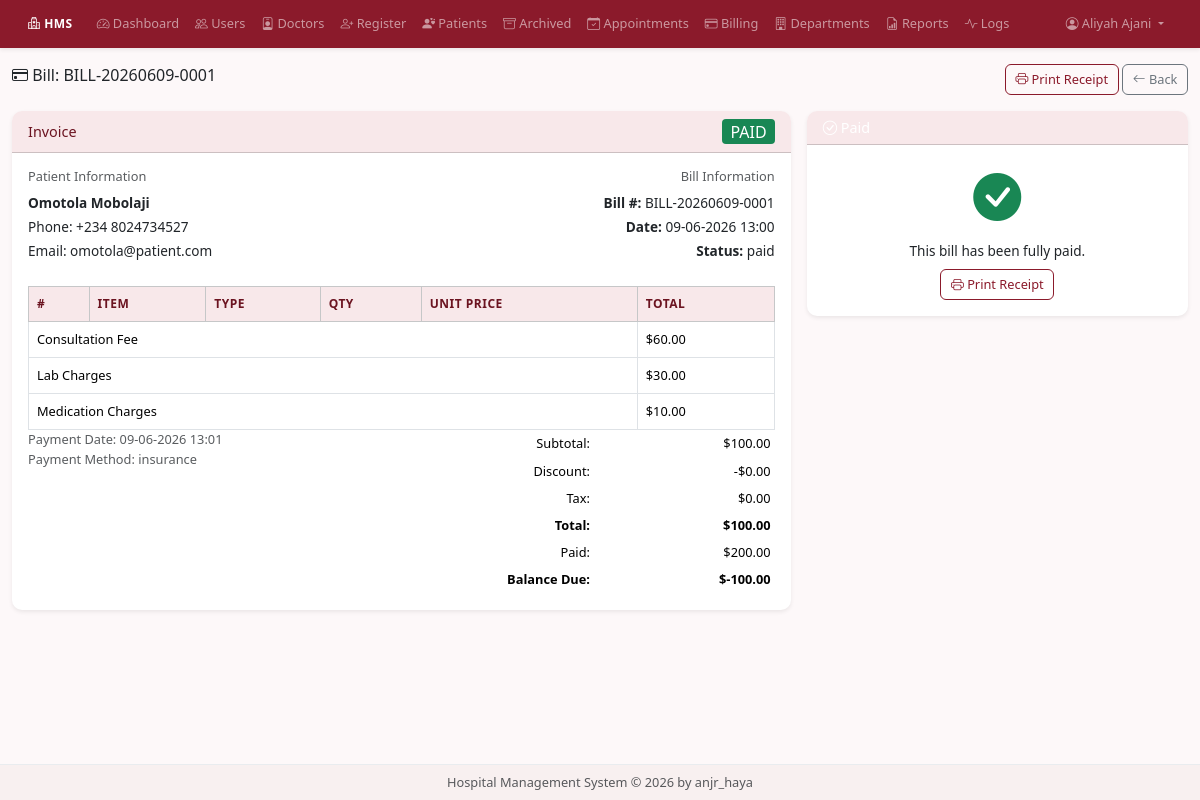
Screenshot of /admin/billing/view/1 (signed in) with the database file from the repository.
### models/user.py (models this page shows, shortened)
class User(UserMixin, db.Model):
    __tablename__ = 'users'
    id = db.Column(db.Integer, primary_key=True)
    username = db.Column(db.String(80), unique=True, nullable=False)
    password_hash = db.Column(db.String(128), nullable=False)
    role = db.Column(db.String(20), nullable=False)
    name = db.Column(db.String(100), nullable=False)
    email = db.Column(db.String(120), unique=True)
    phone = db.Column(db.String(20))
    is_active_account = db.Column(db.Boolean, default=True)
    created_at = db.Column(db.DateTime, default=datetime.utcnow)
    last_login = db.Column(db.DateTime)
    doctor_profile = db.relationship('Doctor', backref='user', uselist=False, lazy=True)
    notifications = db.relationship('Notification', backref='user', lazy=True, foreign_keys='Notification.user_id')
    activities = db.relationship('ActivityLog', backref='user', lazy=True)
    ROLES = {'admin', 'doctor', 'receptionist', 'nurse'}
    @property
    def is_admin(self):
        return self.role == 'admin'

### models/billing.py (models this page shows, shortened)
class Billing(db.Model):
    __tablename__ = 'billings'
    id = db.Column(db.Integer, primary_key=True)
    patient_id = db.Column(db.Integer, db.ForeignKey('patients.id'), nullable=False)
    appointment_id = db.Column(db.Integer, db.ForeignKey('appointments.id'), nullable=True)
    bill_number = db.Column(db.String(20), unique=True, nullable=False)
    consultation_fee = db.Column(db.Float, default=0.0)
    lab_charges = db.Column(db.Float, default=0.0)
    medication_charges = db.Column(db.Float, default=0.0)
    procedure_charges = db.Column(db.Float, default=0.0)
    room_charges = db.Column(db.Float, default=0.0)
    other_charges = db.Column(db.Float, default=0.0)
    discount = db.Column(db.Float, default=0.0)
    tax = db.Column(db.Float, default=0.0)
    subtotal = db.Column(db.Float, default=0.0)
    total_amount = db.Column(db.Float, nullable=False)
    paid_amount = db.Column(db.Float, default=0.0)
    balance_due = db.Column(db.Float, default=0.0)
    payment_status = db.Column(db.String(20), default='unpaid')
    payment_method = db.Column(db.String(50))
    payment_date = db.Column(db.DateTime)
    notes = db.Column(db.Text)
    created_by = db.Column(db.Integer, db.ForeignKey('users.id'))
    created_at = db.Column(db.DateTime, default=datetime.utcnow)
    updated_at = db.Column(db.DateTime, default=datetime.utcnow, onupdate=datetime.utcnow)
    PAYMENT_STATUS = ['unpaid', 'partial', 'paid', 'refunded', 'cancelled']
    PAYMENT_METHODS = ['cash', 'card', 'insurance', 'bank_transfer', 'mobile_money']
    items = db.relationship('BillingItem', backref='bill', lazy=True, cascade='all, delete-orphan')

### models/patient.py (models this page shows, shortened)
class Patient(db.Model):
    __tablename__ = 'patients'
    id = db.Column(db.Integer, primary_key=True)
    first_name = db.Column(db.String(50), nullable=False)
    last_name = db.Column(db.String(50), nullable=False)
    date_of_birth = db.Column(db.Date, nullable=False)
    gender = db.Column(db.String(10), nullable=False)
    blood_group = db.Column(db.String(5))
    phone = db.Column(db.String(20), nullable=False)
    email = db.Column(db.String(120))
    address = db.Column(db.Text)
    city = db.Column(db.String(50))
    state = db.Column(db.String(50))
    zip_code = db.Column(db.String(10))
    emergency_contact_name = db.Column(db.String(100))
    emergency_contact_phone = db.Column(db.String(20))
    emergency_contact_relation = db.Column(db.String(50))
    allergies = db.Column(db.Text)
    chronic_conditions = db.Column(db.Text)
    current_medications = db.Column(db.Text)
    past_surgeries = db.Column(db.Text)
    family_medical_history = db.Column(db.Text)
    insurance_provider = db.Column(db.String(100))
    insurance_policy_number = db.Column(db.String(50))
    registration_date = db.Column(db.DateTime, default=datetime.utcnow)
    is_active = db.Column(db.Boolean, default=True)
    last_visit = db.Column(db.DateTime)
    created_by = db.Column(db.Integer, db.ForeignKey('users.id'))
    appointments = db.relationship('Appointment', backref='patient', lazy=True)
    medical_records = db.relationship('MedicalRecord', backref='patient', lazy=True)
    prescriptions = db.relationship('Prescription', backref='patient', lazy=True)
    bills = db.relationship('Billing', backref='patient', lazy=True)
    queue_entries = db.relationship('EmergencyQueue', backref='patient', lazy=True)
    @property
    def full_name(self):
        return f"{self.first_name} {self.last_name}"

### controllers/admin_routes.py (the view)
@admin_bp.route('/billing/view/<int:bill_id>')
@login_required
@admin_required
def view_bill(bill_id):
    bill = Billing.query.get_or_404(bill_id)
    return render_template('admin/view_bill.html', bill=bill)

### views/templates/admin/view_bill.html (shortened to what this page needs)
{% extends "base.html" %}
{% block content %}
<div class="d-flex justify-content-between align-items-center mb-3 no-print">
    <h4><i class="bi bi-credit-card"></i> Bill: {{ bill.bill_number }}</h4>
    <div>
        <button class="btn btn-outline-primary" onclick="window.print()"><i class="bi bi-printer"></i> Print Receipt</button>
        <a href="{{ url_for('admin.manage_billing') }}" class="btn btn-outline-secondary"><i class="bi bi-arrow-left"></i> Back</a>
    </div>
</div>
<div class="row g-3">
    <div class="col-md-8">
        <div class="card shadow-sm">
            <div class="card-header bg-white d-flex justify-content-between align-items-center">
                <h5 class="mb-0">Invoice</h5>
                <span class="badge bg-{{ 'success' if bill.payment_status == 'paid' else 'warning' if bill.payment_status == 'partial' else 'danger' }} fs-6">{{ bill.payment_status|upper }}</span>
            </div>
            <div class="card-body">
                <div class="row mb-4">
                    <div class="col-sm-6">
                        <h6 class="text-muted">Patient Information</h6>
                        <p class="mb-1"><strong>{{ bill.patient.full_name if bill.patient else 'N/A' }}</strong></p>
                        <p class="mb-1">Phone: {{ bill.patient.phone if bill.patient else '' }}</p>
                        <p class="mb-0">Email: {{ bill.patient.email if bill.patient else '' }}</p>
                    </div>
                    <div class="col-sm-6 text-sm-end">
                        <h6 class="text-muted">Bill Information</h6>
                        <p class="mb-1"><strong>Bill #:</strong> {{ bill.bill_number }}</p>
                        <p class="mb-1"><strong>Date:</strong> {{ bill.created_at.strftime('%d-%m-%Y %H:%M') if bill.created_at else '' }}</p>
                        <p class="mb-0"><strong>Status:</strong> {{ bill.payment_status }}</p>
                    </div>
                </div>
                <div class="table-responsive">
                    <table class="table table-bordered small">
                        <thead class="table-light">
                            <tr><th>#</th><th>Item</th><th>Type</th><th>Qty</th><th>Unit Price</th><th>Total</th></tr>
                        </thead>
                        <tbody>
                            {% set has_items = false %}
                            {% if bill.consultation_fee > 0 %}
                            <tr><td colspan="5">Consultation Fee</td><td>${{ "%.2f"|format(bill.consultation_fee) }}</td></tr>
                            {% endif %}
                            {% if bill.lab_charges > 0 %}
                            <tr><td colspan="5">Lab Charges</td><td>${{ "%.2f"|format(bill.lab_charges) }}</td></tr>
                            {% endif %}
                            {% if bill.medication_charges > 0 %}
                            <tr><td colspan="5">Medication Charges</td><td>${{ "%.2f"|format(bill.medication_charges) }}</td></tr>
                            {% endif %}
                        </tbody>
                    </table>
                </div>
                <div class="row">
                    <div class="col-md-6">
                        {% if bill.payment_date %}
                        <p class="small text-muted mb-0">Payment Date: {{ bill.payment_date.strftime('%d-%m-%Y %H:%M') }}</p>
                        {% endif %}
                        {% if bill.payment_method %}
                        <p class="small text-muted">Payment Method: {{ bill.payment_method }}</p>
                        {% endif %}
                    </div>
                    <div class="col-md-6">
                        <table class="table table-sm table-borderless text-end">
                            <tr><td style="width:50%">Subtotal:</td><td>${{ "%.2f"|format(bill.subtotal) }}</td></tr>
                            <tr><td>Discount:</td><td>-${{ "%.2f"|format(bill.discount) }}</td></tr>
                            <tr><td>Tax:</td><td>${{ "%.2f"|format(bill.tax) }}</td></tr>
                            <tr class="fw-bold"><td>Total:</td><td>${{ "%.2f"|format(bill.total_amount) }}</td></tr>
                            <tr><td>Paid:</td><td>${{ "%.2f"|format(bill.paid_amount) }}</td></tr>
                            <tr class="fw-bold text-{{ 'success' if bill.balance_due == 0 else 'danger' }}"><td>Balance Due:</td><td>${{ "%.2f"|format(bill.balance_due) }}</td></tr>
                        </table>
                    </div>
                </div>
            </div>
        </div>
    </div>
    <div class="col-md-4">
        {% if bill.payment_status != 'paid' %}
        <div class="card shadow-sm no-print">
            <div class="card-header bg-white"><h5 class="mb-0"><i class="bi bi-cash"></i> Record Payment</h5></div>
            <div class="card-body">
                <form method="POST" action="{{ url_for('admin.pay_bill', bill_id=bill.id) }}">
                    <div class="mb-3">
                        <label class="form-label">Amount Due</label>
                        <input type="text" class="form-control" value="${{ "%.2f"|format(bill.balance_due) }}" readonly>
                    </div>
                    <div class="mb-3">
                        <label class="form-label">Payment Amount *</label>
                        <input type="number" step="0.01" name="amount" class="form-control" max="{{ bill.balance_due }}" required>
                    </div>
                    <div class="mb-3">
                        <label class="form-label">Payment Method *</label>
                        <select name="payment_method" class="form-select" required>
                            <option value="">Select method</option>
                            <option value="cash">Cash</option>
                            <option value="card">Card</option>
                            <option value="insurance">Insurance</option>
                            <option value="bank_transfer">Bank Transfer</option>
                            <option value="mobile_money">Mobile Money</option>
                        </select>
                    </div>
                    <button type="submit" class="btn btn-success w-100"><i class="bi bi-check-lg"></i> Record Payment</button>
                </form>
            </div>
        </div>
        {% else %}
        <div class="card shadow-sm">
            <div class="card-header bg-success text-white"><h5 class="mb-0"><i class="bi bi-check-circle"></i> Paid</h5></div>
            <div class="card-body text-center">
                <i class="bi bi-check-circle-fill text-success" style="font-size: 3rem;"></i>
                <p class="mt-2 mb-0">This bill has been fully paid.</p>
                <button class="btn btn-outline-primary mt-2" onclick="window.print()"><i class="bi bi-printer"></i> Print Receipt</button>
            </div>
        </div>
        {% endif %}
    </div>
</div>
{% endblock %}

### views/templates/base.html (shortened to what this page needs)
<!DOCTYPE html>
<html lang="en" class="h-100">
<head>
    <link href="https://cdn.jsdelivr.net/npm/bootstrap@5.3.2/dist/css/bootstrap.min.css" rel="stylesheet">
    <link href="https://cdn.jsdelivr.net/npm/bootstrap-icons@1.11.1/font/bootstrap-icons.css" rel="stylesheet">
    <link href="https://cdn.jsdelivr.net/npm/select2@4.1.0-rc.0/dist/css/select2.min.css" rel="stylesheet">
    <link rel="stylesheet" href="https://cdn.jsdelivr.net/npm/flatpickr/dist/flatpickr.min.css">
    <link href="{{ url_for('static', filename='css/style.css') }}" rel="stylesheet">
</head>
<body class="d-flex flex-column h-100">
    {% if current_user.is_authenticated %}
    <nav class="navbar navbar-expand-lg navbar-dark shadow-sm flex-shrink-0" style="background-color: #8B1A2B;">
        <div class="container-fluid">
            <a class="navbar-brand fw-bold small" href="{{ url_for('auth.login') }}">
                <i class="bi bi-hospital"></i> HMS
            </a>
            <div class="collapse navbar-collapse" id="navbarNav">
                <ul class="navbar-nav me-auto">
                    {% if current_user.is_admin %}
                    <li class="nav-item"><a class="nav-link small" href="{{ url_for('admin.dashboard') }}"><i class="bi bi-speedometer2"></i> Dashboard</a></li>
                    <li class="nav-item"><a class="nav-link small" href="{{ url_for('admin.manage_users') }}"><i class="bi bi-people"></i> Users</a></li>
                    <li class="nav-item"><a class="nav-link small" href="{{ url_for('admin.manage_doctors') }}"><i class="bi bi-person-badge"></i> Doctors</a></li>
                    <li class="nav-item"><a class="nav-link small" href="{{ url_for('admin.register_patient') }}"><i class="bi bi-person-plus"></i> Register</a></li>
                    <li class="nav-item"><a class="nav-link small" href="{{ url_for('admin.manage_patients') }}"><i class="bi bi-person-hearts"></i> Patients</a></li>
                    <li class="nav-item"><a class="nav-link small" href="{{ url_for('admin.archived_patients') }}"><i class="bi bi-archive"></i> Archived</a></li>
                    <li class="nav-item"><a class="nav-link small" href="{{ url_for('admin.manage_appointments') }}"><i class="bi bi-calendar-check"></i> Appointments</a></li>
                    <li class="nav-item"><a class="nav-link small" href="{{ url_for('admin.manage_billing') }}"><i class="bi bi-credit-card"></i> Billing</a></li>
                    <li class="nav-item"><a class="nav-link small" href="{{ url_for('admin.manage_departments') }}"><i class="bi bi-building"></i> Departments</a></li>
                    <li class="nav-item"><a class="nav-link small" href="{{ url_for('admin.reports') }}"><i class="bi bi-file-earmark-bar-graph"></i> Reports</a></li>
                    <li class="nav-item"><a class="nav-link small" href="{{ url_for('admin.activity_logs') }}"><i class="bi bi-activity"></i> Logs</a></li>
                    {% endif %}
                </ul>
                <ul class="navbar-nav">
                    <li class="nav-item dropdown">
                        <a class="nav-link dropdown-toggle small" href="#" data-bs-toggle="dropdown">
                            <i class="bi bi-person-circle"></i> {{ current_user.name }}
                        </a>
                    </li>
                </ul>
            </div>
        </div>
    </nav>
    {% endif %}
    <div class="container-fluid flex-shrink-0 mt-3">
        {% block content %}{% endblock %}
    </div>
    <footer class="footer mt-auto py-2 flex-shrink-0" style="background-color: #f8f0f0;">
        <div class="container text-center">
            <span class="text-muted small">Hospital Management System &copy; 2026 by anjr_haya</span>
        </div>
    </footer>
</body>
</html>

### rows the page displays
User: name "Aliyah Ajani"
Billing: bill_number "BILL-20260609-0001", payment_status "PAID", created_at "09-06-2026 13:00", payment_status "paid", consultation_fee "60.00", lab_charges "30.00", medication_charges "10.00", payment_date "09-06-2026 13:01", payment_method "insurance", subtotal "100.00", discount "0.00", tax "0.00", total_amount "100.00", paid_amount "200.00", balance_due "-100.00"
Patient: patient "Omotola Mobolaji", patient "+234 8024734527", patient "omotola@patient.com"
